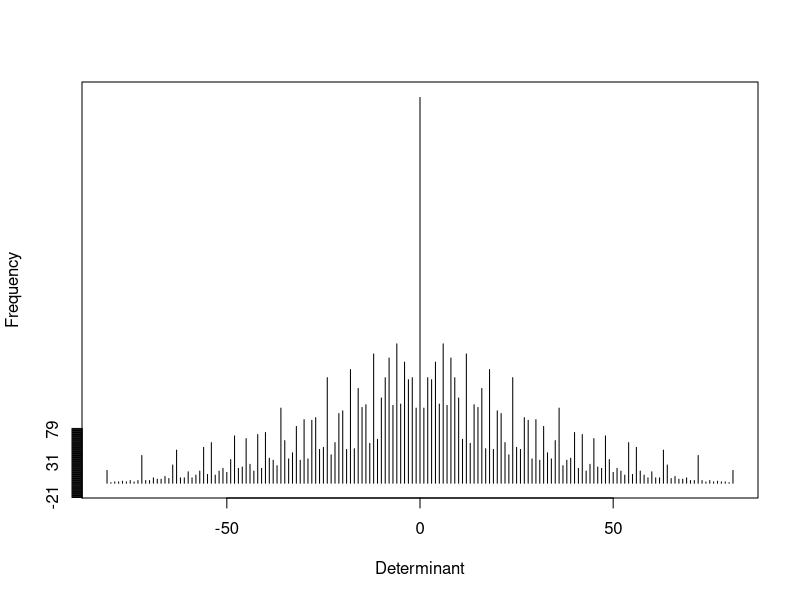

Write the R code that produced this figure.
dbl_var <- c(1,2.5,4.5)
str(dbl_var)
int_var <- c(1L,6L,10L)
log_var <- c(T,F,T,F)
chr_var <- c("there are","some strings")
dbl_var
int_var
log_var
chr_var
flag <- c(1,2,3,4)==c(1,c(2,c(3,4)))
flag
##一个原子向量中的所有元素都必须是相同的类型。 所以，当你试图合并不同类型
##的数据时，将向最灵活的类型进行强制转换。 以灵活程度排序，从小到大依次
##为：逻辑、整数、双精度浮点数和字符。 例如，合并字符和整数将得到字符： 
str(c("a",1))

as.numeric(log_var)
sum(log_var)
mean(log_var)

########### 列表
###列表元素的类型可以不一致
x <- list(1:3,"a",c(T,F,T),c(2.3,5.8))
str(x)

x<- list(list(list(list())))
str(x)
is.recursive(x)

###c()可以将几个向量合并成一个。 如果原子向量和列表同时存在，那么在合并之
###前，c()会将原子向量强制转换成列表。 比较一下调用 list()和 c()的结果

x<- list(list(1,2),c(3,4))
y <- c(list(1,2),c(3,4))
str(x)
str(y)
is.atomic(x) ## F 转换成list
is.atomic(y) ## F 转换城list


###属性 为y添加属性
y<- 1:10
attr(y,"my_attribute")<- "This is a vector"
attr(y,"my_attribute")
str(attributes(y)) ###list of 1

###属性属于对象本身
attributes(y)
attributes(y[1])
attributes(sum(y))

###有三种重要的属性不会丢失，name，dimension，class，我称他们为对象的元属性
 ###名字

##创建向量时命名
x<- c(a=1,b=2,c=3)  ###a,b,c就是name
###就地修改
x<- 1:3;names(x) <- c("a","b","c")
str(x)

##没有名字的是NULL

#####          因子

####属性的一个重要应用是定义因子。 因子是仅包含预定义值的向量，用来保存"水平
###"(level)(或者"种类"(category))数据。 (译者注：类似于其它语言中的枚举类型) 因
########子构建于整数向量之上，带有两个属性：class(),levels()


x<- factor(c("a","b","b","a"))
x
class(x) ###factor
levels(x)###"a" "b"
###   注意，不能用levels中没有的值



sex_char <- c("m","m","m")
sex_factor <- factor(sex_char,levels = c("m","f"))
table(sex_char)
table(sex_factor)

f1 <- factor(letters)
levels(f1) <- rev(levels(f1))
f1
f2 <- rev(factor(letters))
f2
f3 <- factor(letters,levels(rev(letters)))
f3


####矩阵和数组
#### 为原子向量添加一个 dim()属性，可以让它变成多维数组

###两个标量参数指定了行和列
a <- matrix(1:6,ncol = 3,nrow = 2)
b <- array(1:12,c(2,3,2))
c <- 1:6
dim(c) <- c(3,2) ##三行两列
c
dim(c) <- c(2,3) ## 两行三列
c

####数据框
###数据框是由等长向量
###构成的列表。 它也是二维结构，所以它具有矩阵和列表双重属性。 
(df = data.frame(x = 1:3,y = c("a","b","c"),stringsAsFactors = T))
str(df)
typeof(df)
class(df)
is.data.frame(df)

###连接数据框 ，加一列或一行
cbind(df,data.frame(z = 3:1))
rbind(df,data.frame(x = 10,y = "z"))
####通过 cbind()把原子向量连接在一起来创建数据框，是一种常见的错误。 这是行不
###通的，因为除非 cbind()的参数中含有数据框，否则 cbind()将创建矩阵类型，而不
###是数据框类型。 


#索引数组
x<- array(1:20,dim = c(4,5))#产生一个4*5的数组
x
i<- array(c(1:3,3:1),dim = c(3,2))
i                          #i是一个3*2的索引矩阵
str(i)
x[i]                      #提取这些元素

x[i] <- 0
x
##这里没有想明白

##数组构建
#Z <- array(data_vector,dim_vector)
z <- array(1:24,dim = c(3,4,2))

##数组的外积
ab <- a%o%b
ab <- outer(a,b,"*")

#0-9 2*2矩阵行列式所有值的概率分布
d<- outer(0:9,0:9)
d
fr<- table(outer(d,d,"-"))
fr
plot(as.numeric(names(fr)),fr,type = "h",xlab = "Determinant",ylab = "Frequency")


#矩阵
#矩阵相乘 %*%

